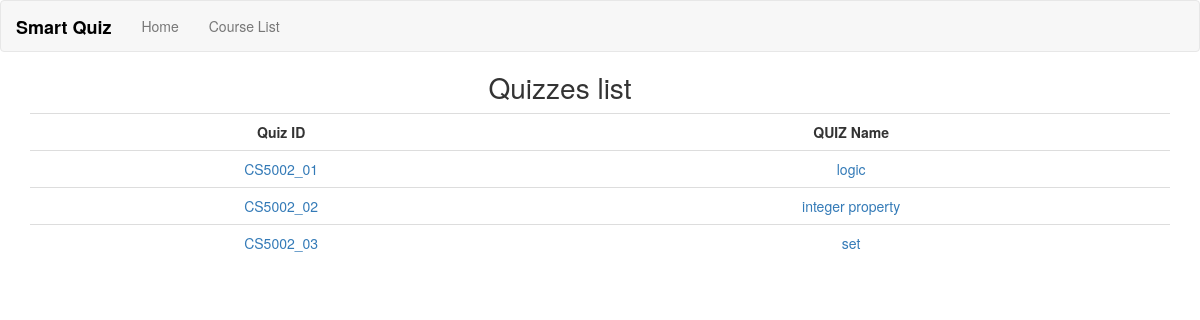
Screenshot of /workbook_app/course/CS5002/quiz with the database file from the repository.
### workbook_app/models.py (models this page shows, shortened)
class Quiz(models.Model):
	objects = models.Manager()
	course = models.ForeignKey(Course, on_delete=models.CASCADE)  # one to many relationship
	quiz_number = models.CharField(max_length=30, verbose_name='quiz No.')
	quiz_id = models.CharField(max_length=30, default=quiz_number, editable=False)
	quiz_name = models.CharField(max_length=60)
	pub_date = models.DateTimeField('date published')
	quiz_date = models.DateTimeField('the date of quiz')

### workbook_app/views.py (the view)
# urls.py: path('course/<slug:course_id>/quiz', views.CourseQuizList.as_view(), name='course-quiz-list'),
class CourseQuizList(generic.ListView):
    model = Course
    template_name = 'workbook_app/course_quizzes_list.html'
    context_object_name = 'course_quiz_list'
    def get_queryset(self):
        return Course.objects.get(course_id=self.kwargs['course_id']).quiz_set.all().order_by('quiz_id')

### templates/workbook_app/course_quizzes_list.html
{% extends 'base.html' %}
{% block content %}
{% load static %}
<link rel="stylesheet" type="text/css" href="{% static 'css/workbook_app/style_quizzes_list.css' %}">
<h2>Quizzes list</h2>
{% if course_quiz_list %}
<div class="container">
  <table class="table table-hover">
    <tr>
      <th>Quiz ID</th>
      <th>QUIZ Name</th>
    </tr>
    {% for quiz in course_quiz_list %}
    <tr>
      <td style="color:#337ab7">
        <a href='{{request.get_full_path}}/{{quiz.quiz_id}}/question'>{{quiz.quiz_id}}</a>
      </td>
      <td style="color:#337ab7"><a href='{{request.get_full_path}}/{{quiz.quiz_id}}/question'>{{ quiz.quiz_name }}</a></td>
    </tr>
    {% endfor %}
  </table>
</div>
{% else %}
<p>No quizzes are available.</p>
{% endif %}
{% endblock %}

### static/css/workbook_app/style_quizzes_list.css (style rules this page uses)
h2 { text-align: center; margin-right: 80px; margin-top: 20px; font-size:200%; }
.table th { text-align: center; }
.table td { text-align: center; }

### rows the page displays
Quiz: quiz_id "CS5002_01", quiz_name "logic"
Quiz: quiz_id "CS5002_02", quiz_name "integer property"
Quiz: quiz_id "CS5002_03", quiz_name "set"
